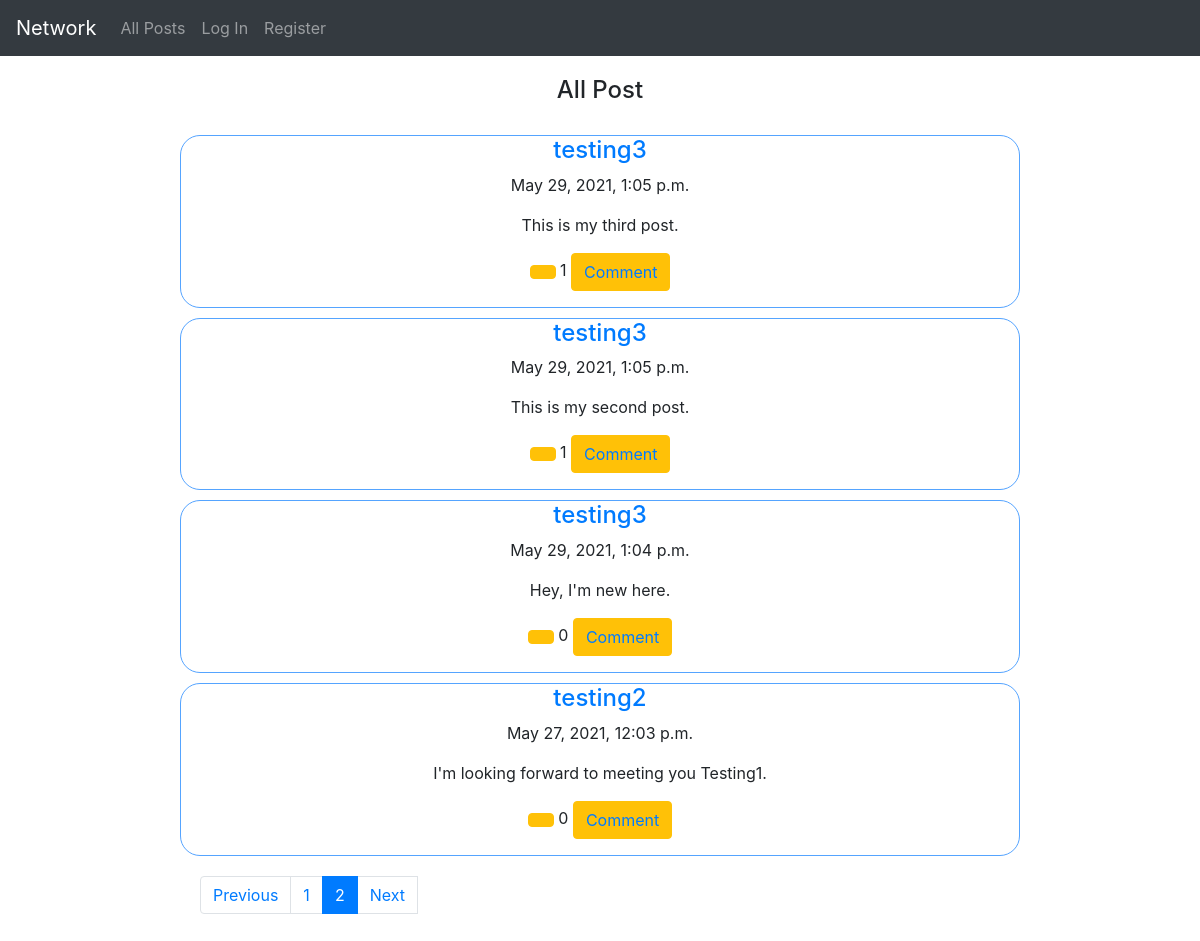
/pages/2, run on the app's committed database.
### network/models.py (models this page shows, shortened)
class Post(models.Model):
    user = models.ForeignKey(
        User, on_delete=models.CASCADE, related_name="creator")
    post = models.TextField()
    date = models.DateTimeField(auto_now=True)
    like = models.ManyToManyField(User, blank=True, related_name="like_count")
    def like_count(self):
        return self.like.all().count()

class User(AbstractUser):
    follower = models.ManyToManyField(
        'self', blank=True, related_name="followee")
    following = models.ManyToManyField(
        'self', blank=True, related_name="+")
    pass

### network/views.py (the view)
# urls.py: path('pages/<int:page_visiting>', views.pages, name="pages"),
def pages(request, page_visiting):
    post = Post.objects.all().order_by('-date')
    p = Paginator(post, 10)
    print(f"This is the page_visiting: {page_visiting}")
    try:
        page = p.page(page_visiting)
    except paginator.EmptyPage:
        if page_visiting > p.num_pages:
            return HttpResponseRedirect(reverse('pages', args=[page_visiting - 1]))
        else:
            return HttpResponseRedirect(reverse('pages', args=[page_visiting + 1]))
    distance = p.num_pages - page_visiting
    if p.num_pages <= 5:
        pagination_index = [i + 1 for i in range(p.num_pages)]
    elif distance < 5 and p.num_pages > 5:
        pagination_index = [p.num_pages - 4, p.num_pages -
                            3, p.num_pages - 2, p.num_pages-1, p.num_pages]
    elif distance >= 5 and p.num_pages > 5:
        pagination_index = [page_visiting - 2, page_visiting -
                            1, page_visiting, page_visiting + 1, page_visiting + 2]
    return render(request, "network/index.html", {
        "posts": page,
        "pages": pagination_index,
        "selected": page_visiting
    })

### network/templates/network/index.html (shortened to what this page needs)
{% extends "network/layout.html" %}
{% load static %}
{% block body %}
<h4 class="index-title">All Post</h4>
    <div class="index-post-view">
        {% for post in posts %}
            <div class="index-content">
                <a href="{% url 'myprofile' username=post.user page_visiting=1 %}"><h4>{{ post.user }}</h4></a>
                <p>{{ post.date }}</p>
                <p>{{ post.post }}</p>
                <p><button type="button" class="btn btn-warning like" onclick='like({{ post.id }})'><span class="like-btn-text {{post.id}}-btn"></span></button> <span class="like-text {{post.id}}-text">{{ post.like_count }} </span> <button type="button" class="btn btn-warning like"><a href="{% url 'comment' post.id %}">Comment</a></button></p>
            </div>
        {% empty %}
            <p>You can create your post today!</p>
        {% endfor %}
    </div>
    <div class="nav-container-pagination">
        <nav aria-label="Page navigation example">
            <ul class="pagination">
            <li class="page-item"><a class="page-link" href="{% url 'change' page_visiting=selected button='previous' from_page='index' username='index' %}">Previous</a></li>
                {% for page in pages %}
                    <li class="page-item {{page}}"><a class="page-link" href="{% url 'pages' page %}">{{ page }}</a></li>
                {% endfor %}
            <li class="page-item next"><a class="page-link" href="{% url 'change' page_visiting=selected button='next' from_page='index' username='index' %}">Next</a></li>
            </ul>
        </nav>
    </div>
{% endblock %}

### network/static/network/styles.css (style rules this page uses)
.index-content { border: 1px solid rgb(85, 164, 255); border-radius: 20px; text-align: center; margin: auto; display: block; margin-top: 10px; }
.index-post-view { width: 70%; margin: auto; }
.newpost-title, .myprofile-title, .edit-title, .comment-title, .index-title { text-align: center; padding: 20px; }
.nav-container-pagination { padding: 20px; width: 70%; margin: auto; }

### data on the page
Post: user "testing3", date "May 29, 2021, 1:05 p.m.", post "This is my third post.", like_count "1"
Post: user "testing3", date "May 29, 2021, 1:05 p.m.", post "This is my second post.", like_count "1"
Post: user "testing3", date "May 29, 2021, 1:04 p.m.", post "Hey, I'm new here.", like_count "0"
Post: user "testing2", date "May 27, 2021, 12:03 p.m.", post "I'm looking forward to meeting you Testing1.", like_count "0"

### other printed values
{{ page }} "1" "2"
